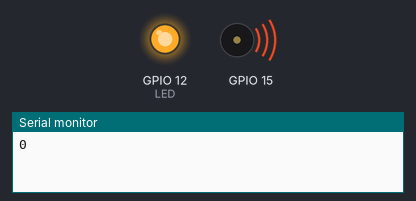
Simulated run of this program. Board: ESP32. Parts: output pins drawn as LEDs (lit = HIGH), buzzer (waves = sounding), the last lines printed to the serial monitor.

Above: at 0.05 s.
At 0.75 s:
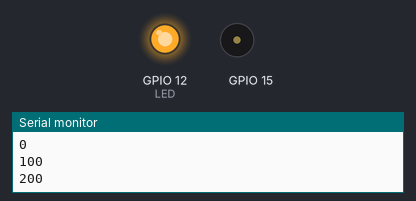
At 10.5 s:
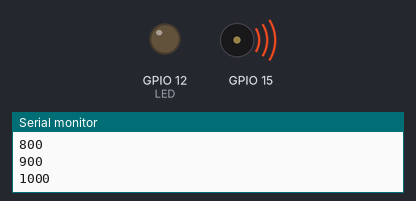
Timing chart, 0 to 23.0 s (numbered marks = the images above):
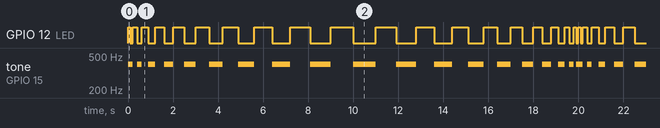

The program:

main.cpp
```cpp
#include <Arduino.h>
#include <stdio.h>

#define LED 12

// put function declarations here:
int myFunction(int, int);

int i = 0;

void setup() {
  Serial.begin(9600);
  // put your setup code here, to run once:
  //int result = myFunction(2, 3);
  pinMode(LED, OUTPUT);  // set pin as output
  digitalWrite(LED,HIGH);
}

void loop() {
  if(i < 1000) {
    delay(i);
    digitalWrite(LED,LOW);
    tone(15,400,i);
    Serial.printf("%i\n", i);
    delay(i);
    digitalWrite(LED,HIGH);
    i+=100;
  } else {
    while(i != 0) {
      delay(i);
      digitalWrite(LED,LOW);
      tone(15,400,i);
      Serial.printf("%i\n", i);
      delay(i);
      digitalWrite(LED,HIGH);
      i-=100;
    }
  }
}

// put function definitions here:
/*int myFunction(int x, int y) {
  return x + y;
}
*/
```

Measured:
- by itself, GPIO 12 (LED): moves between LOW and HIGH, repeating every 20.0 s
- by itself, tone on GPIO 15: plays 400 Hz for 0.20 s, 400 Hz for 0.20 s, 400 Hz for 0.30 s, 400 Hz for 0.40 s, 400 Hz for 0.50 s, 400 Hz for 0.60 s … (117 notes in this stretch)
